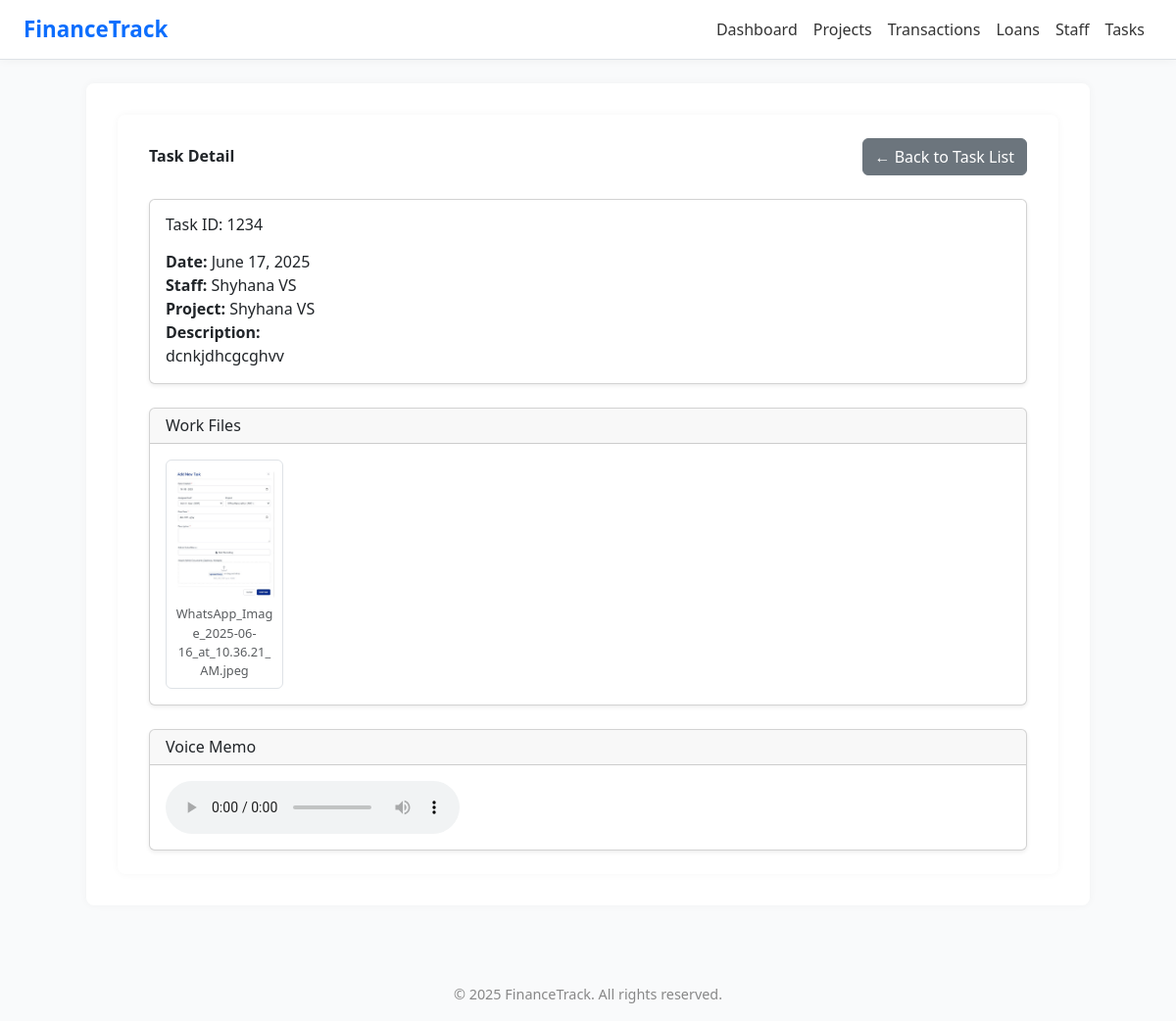
/view/1/, run on an earlier commit of the app's database.
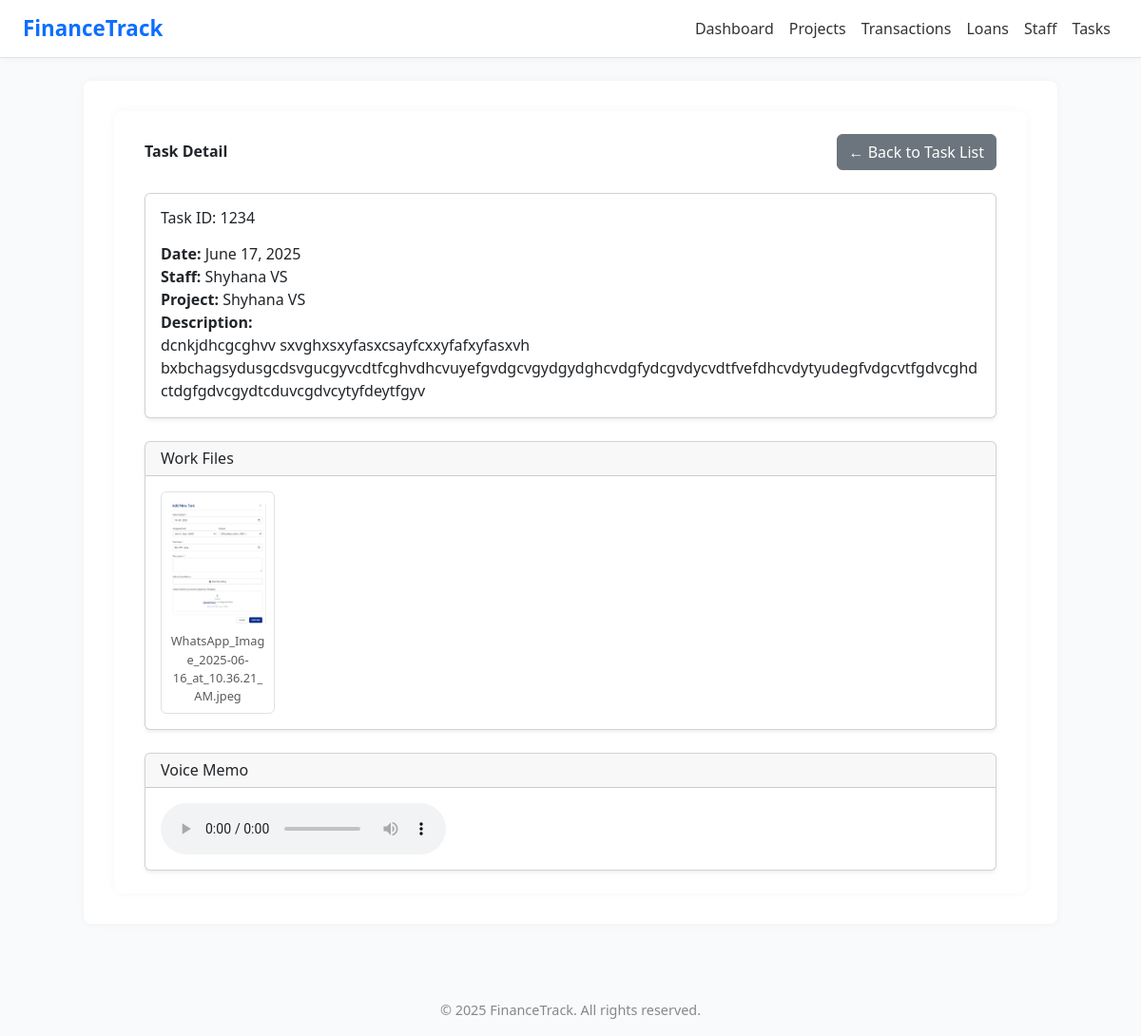
And on a later commit of the database.
### app1/models.py (models this page shows, shortened)
class Task(models.Model):
    STATUS_CHOICES = [
        ('Pending', 'Pending'),
        ('In Progress', 'In Progress'),
        ('Completed', 'Completed'),
    ]
    task_id = models.CharField(max_length=50, unique=True)
    date = models.DateField()
    due_date = models.DateField(null=True, blank=True)  # ✅ New
    status = models.CharField(max_length=20, choices=STATUS_CHOICES, default='Pending')  # ✅ New
    staff = models.ForeignKey('Staff', on_delete=models.CASCADE)
    project = models.ForeignKey('Project', on_delete=models.CASCADE)
    description = models.TextField()
    voice_memo = models.FileField(upload_to='voice_memos/', blank=True, null=True)

class Staff(models.Model):
    staff_id = models.CharField(max_length=20, unique=True)
    name = models.CharField(max_length=100)
    photo = models.ImageField(upload_to='staff_photos/', blank=True, null=True)
    designation = models.CharField(max_length=100)
    department = models.CharField(max_length=100)
    project = models.ForeignKey(Project, on_delete=models.SET_NULL, null=True, blank=True)
    salary = models.DecimalField(max_digits=10, decimal_places=2)
    date_of_join = models.DateField()

class Project(models.Model):
    code = models.CharField(max_length=20)
    name = models.CharField(max_length=100)
    location = models.CharField(max_length=100)
    total_budget = models.DecimalField(max_digits=12, decimal_places=2)
    start_date = models.DateField()
    end_date = models.DateField()
    notes = models.TextField(blank=True, null=True)

### app1/views.py (the view)
# urls.py: path('view/<int:pk>/', views.view_task, name='view_task'),
def view_task(request, pk):
    task = get_object_or_404(Task, pk=pk)
    files = task.files.all()
    return render(request, 'task_detail.html', {'task': task, 'files': files})

### templates/task_detail.html (shortened to what this page needs)
{% extends "base.html" %}
{% load static %}
{% block content %}
<div class="container py-4">
  <div class="d-flex justify-content-between align-items-center mb-4">
    <h2 class="fw-bold">Task Detail</h2>
    <a href="{% url 'task_list' %}" class="btn btn-secondary">← Back to Task List</a>
  </div>
  <div class="card shadow-sm mb-4">
    <div class="card-body">
      <h5 class="card-title mb-3">Task ID: {{ task.task_id }}</h5>
      <p><strong>Date:</strong> {{ task.date }}</p>
      <p><strong>Staff:</strong> {{ task.staff.name }}</p>
      <p><strong>Project:</strong> {{ task.project.name }}</p>
      <p><strong>Description:</strong><br>{{ task.description }}</p>
    </div>
  </div>
  <div class="card shadow-sm mb-4">
    <div class="card-header">
      <h5 class="mb-0">Work Files</h5>
    </div>
    <div class="card-body d-flex flex-wrap gap-3">
      {% if files %}
        {% for file in files %}
          {% with file_name=file.file.name|lower %}
            {% if ".jpg" in file_name or ".jpeg" in file_name or ".png" in file_name %}
              <div class="border rounded p-2" style="width: 120px;">
                <img src="{{ file.file.url }}" class="img-fluid rounded" alt="Work Image">
                <small class="d-block text-center mt-1 text-muted">{{ file.file.name|cut:"task_files/" }}</small>
              </div>
            {% endif %}
          {% endwith %}
        {% endfor %}
      {% else %}
        <p class="text-muted">No files uploaded for this task.</p>
      {% endif %}
    </div>
  </div>
  {% if task.voice_memo %}
  <div class="card shadow-sm">
    <div class="card-header">
      <h5 class="mb-0">Voice Memo</h5>
    </div>
    <div class="card-body">
      <audio controls>
        <source src="{{ task.voice_memo.url }}" type="audio/webm">
      </audio>
    </div>
  </div>
  {% endif %}
</div>
{% endblock %}

What changed in the data, as far as the page shows it:
changed Task "Shyhana VS": description "dcnkjdhcgcghvv" → "dcnkjdhcgcghvv sxvghxsxyfasxcsayfcxxyfafxyfasxvh bxbchagsydusgcdsvgucgyvcdtfcghvdhcvuyefgvdgcvgydgydghcvdgfydcgvdycvdtfvefdhcvdytyudegfvdgcvtfgdvcghdctdgfgdvcgydtcduvcgdvcytyfdeytfgyv"
